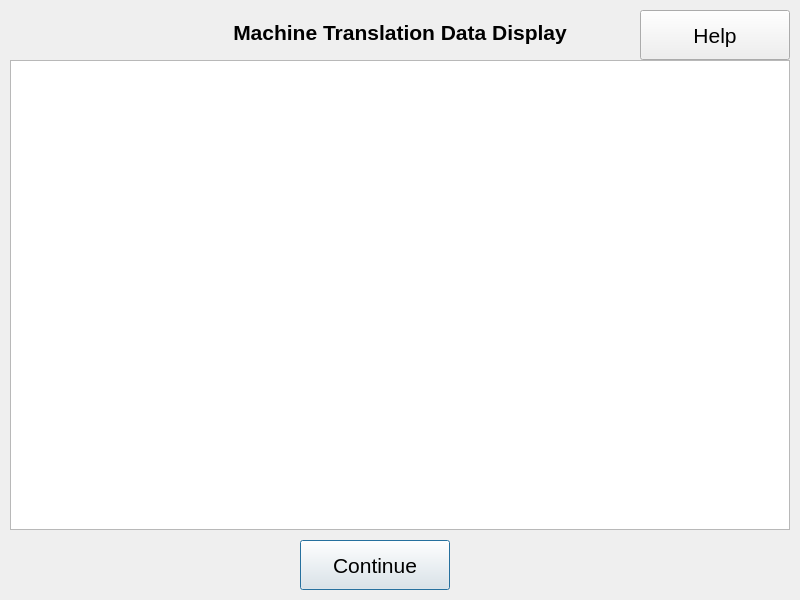
<?xml version="1.0" encoding="UTF-8"?>
<ui version="4.0">
 <class>DataDisplay</class>
 <widget class="QDialog" name="DataDisplay">
  <property name="geometry">
   <rect>
    <x>0</x>
    <y>0</y>
    <width>800</width>
    <height>600</height>
   </rect>
  </property>
  <property name="font">
   <font>
    <pointsize>16</pointsize>
   </font>
  </property>
  <property name="windowTitle">
   <string>Data Display</string>
  </property>
  <property name="windowIcon">
   <iconset>
    <normaloff>../../../../usr/share/machinetrans/resources/logo.png</normaloff>../../../../usr/share/machinetrans/resources/logo.png</iconset>
  </property>
  <widget class="QTextEdit" name="dataEdit">
   <property name="geometry">
    <rect>
     <x>10</x>
     <y>60</y>
     <width>780</width>
     <height>470</height>
    </rect>
   </property>
   <property name="textInteractionFlags">
    <set>Qt::TextSelectableByKeyboard|Qt::TextSelectableByMouse</set>
   </property>
  </widget>
  <widget class="QLabel" name="titleLbl">
   <property name="geometry">
    <rect>
     <x>10</x>
     <y>20</y>
     <width>780</width>
     <height>25</height>
    </rect>
   </property>
   <property name="font">
    <font>
     <pointsize>16</pointsize>
     <weight>75</weight>
     <bold>true</bold>
    </font>
   </property>
   <property name="text">
    <string>Machine Translation Data Display</string>
   </property>
   <property name="alignment">
    <set>Qt::AlignCenter</set>
   </property>
  </widget>
  <widget class="QPushButton" name="acceptBttn">
   <property name="geometry">
    <rect>
     <x>300</x>
     <y>540</y>
     <width>150</width>
     <height>50</height>
    </rect>
   </property>
   <property name="text">
    <string>Continue</string>
   </property>
  </widget>
  <widget class="QPushButton" name="helpBttn">
   <property name="geometry">
    <rect>
     <x>640</x>
     <y>10</y>
     <width>150</width>
     <height>50</height>
    </rect>
   </property>
   <property name="text">
    <string>Help</string>
   </property>
  </widget>
 </widget>
 <tabstops>
  <tabstop>helpBttn</tabstop>
  <tabstop>dataEdit</tabstop>
  <tabstop>acceptBttn</tabstop>
 </tabstops>
 <resources/>
 <connections/>
</ui>
